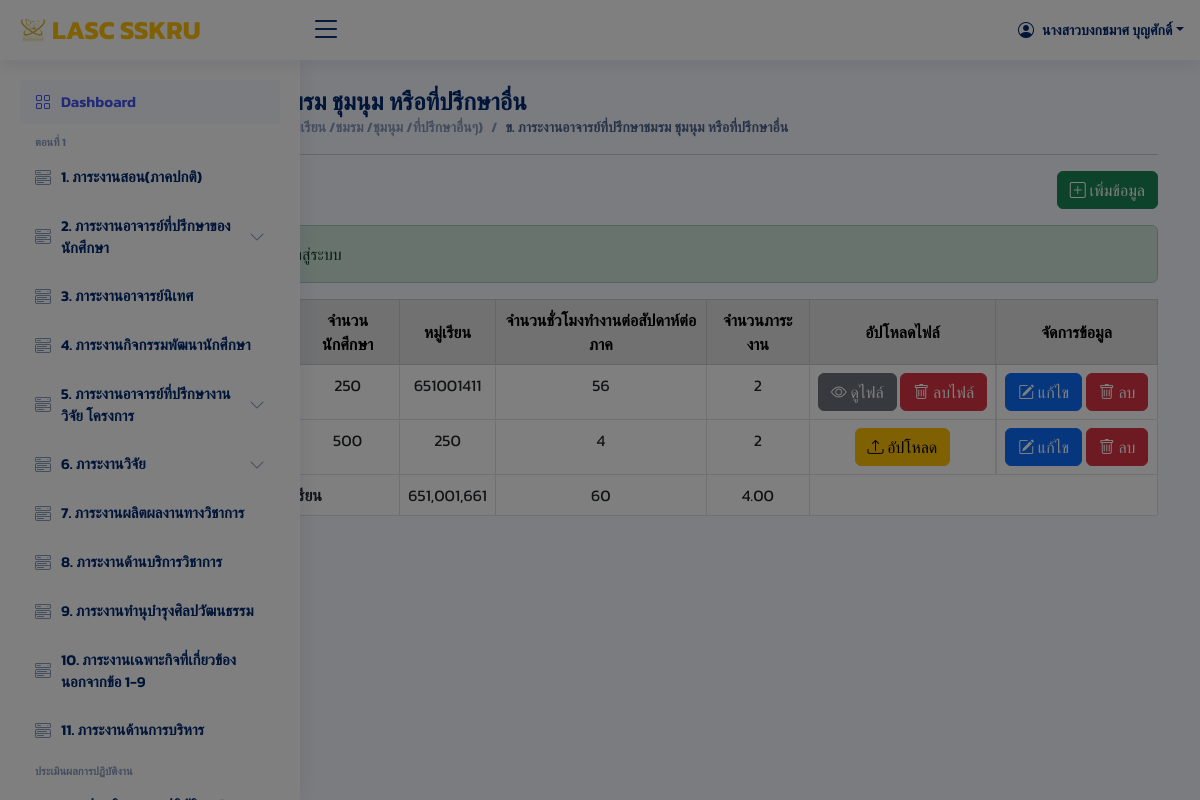
Page /index.php?page=1_2_b/index_1_2_b&upload=15 (signed in) on the committed database.
### tables this page shows
CREATE TABLE `users` (
  `userId` int(20) NOT NULL,
  `academic_rank` varchar(50) NOT NULL,
  `nametitle` varchar(50) NOT NULL,
  `firstname` varchar(50) NOT NULL,
  `lastname` varchar(50) NOT NULL,
  `branch` varchar(50) NOT NULL,
  `email` varchar(50) NOT NULL,
  `password` varchar(255) NOT NULL,
  `urole` varchar(50) NOT NULL,
  `isAdmin` tinyint(1) NOT NULL,
  `created_at` timestamp NOT NULL DEFAULT current_timestamp()
);

CREATE TABLE `personal_1_2_b` (
  `userId` varchar(50) NOT NULL,
  `id` int(20) NOT NULL,
  `term` int(1) NOT NULL,
  `year` int(4) NOT NULL,
  `club` varchar(50) NOT NULL,
  `level` varchar(50) NOT NULL,
  `amount_student` int(5) NOT NULL,
  `group_study` int(5) NOT NULL,
  `amount_time` int(5) NOT NULL,
  `amount_work` float NOT NULL,
  `file` varchar(50) NOT NULL
);

### 1_2_b/index_1_2_b.php (the view, shortened to what this page needs)
<?php
    require_once "config/db.php";
    $stmt = $conn->query("SELECT * FROM `term_year` where id = 1");
    $stmt->execute();
    $term_year = $stmt->fetch();
?>
<div class="container">
    <div class="pagetitle mt-3">
        <h1>ข. ภาระงานอาจารย์ที่ปรึกษาชมรม ชุมนุม หรือที่ปรึกษาอื่น</h1>
        <nav>
            <ol class="breadcrumb">
                <li class="breadcrumb-item">2. ภาระงานอาจารย์ที่ปรึกษาของนักศึกษา (ประจำหมู่เรียน /ชมรม /ชุมนุม /ที่ปรึกษาอื่นๆ)</li>
                <li class="breadcrumb-item active">ข. ภาระงานอาจารย์ที่ปรึกษาชมรม ชุมนุม หรือที่ปรึกษาอื่น</li>
            </ol>
        </nav>
    </div>
    <hr>
    <div class="d-flex justify-content-end ">
        <button class="btn btn-success mb-3" type="button" data-bs-toggle="modal" data-bs-target="#ExtralargeModal">
            <div class="icon d-flex">
                <i class="bi bi-plus-square"></i> &nbsp;
                <div class="label">เพิ่มข้อมูล</div>
            </div>
        </button>
    </div>
    <?php if (isset($_SESSION['success'])) { ?>
        <div class="alert alert-success" id="alert-success">
            <?php
                echo $_SESSION['success'];
            ?>
        </div>
    <?php } ?>
    <table class="table table-bordered text-center">
        <thead class="align-middle table-secondary">
            <tr>
                <th scope="col">ชื่อชมรม ชุมนุม หรือที่ปรึกษาอื่นๆ</th>
                <th scope="col">ระดับชั้น</th>
                <th scope="col">จำนวนนักศึกษา</th>
                <th scope="col">หมู่เรียน</th>
                <th scope="col">จำนวนชั่วโมงทำงานต่อสัปดาห์ต่อภาค</th>
                <th scope="col">จำนวนภาระงาน</th>
                <th scope="col">อัปโหลดไฟล์</th>
                <th scope="col">จัดการข้อมูล</th>
            </tr>
        </thead>
        <tbody>
            <?php
                $userId = $_SESSION['userId'];
                $term =  $term_year['term'];
                $year =  $term_year['year'];
                $stmt = $conn->query("SELECT*FROM personal_1_2_b WHERE userId = '$userId' AND term = '$term' AND year = '$year'");
                $stmt->execute();
                $personal = $stmt->fetchAll();
                $totalgroupStudy = 0.00;
                $totalAmountTime = 0.00;
                $totalAmountWork = 0.00;
                if (!$personal) {
                    echo " <tr><td colspan='8' class='text-center'>ไม่มีข้อมูล</td></tr>";
                } else {
                    foreach ($personal as $per) {
            ?>
                    <tr>
                        <td style="white-space: nowrap;"><?= $per['club']; ?></td>
                        <td><?= $per['level']; ?></td>
                        <td><?= $per['amount_student']; ?></td>
                        <td><?= $per['group_study']; ?></td>
                        <td><?= $per['amount_time']; ?></td>
                        <td><?= $per['amount_work']; ?></td>
                        <?php $totalgroupStudy += floatval($per['group_study']); ?>
                        <?php $totalAmountTime += floatval($per['amount_time']); ?>
                        <?php $totalAmountWork += floatval($per['amount_work']); ?>
                        <?php if ($per['file']) { ?>
                            <td style="white-space: nowrap;">
                                <a href="<?= "uploads/" . $per['file']; ?>" target="_blank" class="btn btn-secondary">
                                    <div class="icon d-flex">
                                        <i class="bi bi-eye"></i>&nbsp;
                                        <div class="label">ดูไฟล์</div>
                                    </div>
                                </a>
                                <a onclick="return confirm('ต้องการลบไฟล์หรือไม่')" href="?page=1_2_b/index_1_2_b&delete_file=<?= $per['id']; ?>" class="btn btn-danger">
                                    <div class="icon d-flex">
                                        <i class="bi bi-trash"></i>&nbsp;
                                        <div class="label">ลบไฟล์</div>
                                    </div>
                                </a>
                            </td>
                            <td class="d-flex justify-content-center">
                                <a href="?page=1_2_b/index_1_2_b&edit=<?= $per['id']; ?>" class="btn btn-primary">
                                    <div class="icon d-flex">
                                        <i class="bi bi-pencil-square"></i>&nbsp;
                                        <div class="label">แก้ไข</div>
                                    </div>
                                </a>&nbsp;
                                <a onclick="return confirm('คุณต้องการลบข้อมูลหรือไม่?'); " href="?page=1_2_b/index_1_2_b&delete=<?= $per['id'] ?>" class="btn btn-danger">
                                    <div class="icon d-flex">
                                        <i class="bi bi-trash"></i>&nbsp;
                                        <div class="label">ลบ</div>
                                    </div>
                                </a>
                            </td>
                        <?php } else { ?>
                            <td>
                                <a style="white-space: nowrap;" href="?page=1_2_b/index_1_2_b&upload=<?= $per['id']; ?>" class="btn btn-warning">
                                    <div class="icon d-flex">
                                        <i class="bi bi-upload"></i>&nbsp;
                                        <div class="label">อัปโหลด</div>
                                    </div>
                                </a>
                            </td>
                            <td class="d-flex justify-content-center">
                                <a href="?page=1_2_b/index_1_2_b&edit=<?= $per['id']; ?>" class="btn btn-primary">
                                    <div class="icon d-flex">
                                        <i class="bi bi-pencil-square"></i>&nbsp;
                                        <div class="label">แก้ไข</div>
                                    </div>
                                </a>&nbsp;
                                <a onclick="return confirm('คุณต้องการลบข้อมูลหรือไม่?'); " href="?page=1_2_b/index_1_2_b&delete=<?= $per['id'] ?>" class="btn btn-danger">
                                    <div class="icon d-flex">
                                        <i class="bi bi-trash"></i>&nbsp;
                                        <div class="label">ลบ</div>
                                    </div>
                                </a>
                            </td>
                        <?php } ?>
                    </tr>
            <?php } } ?>
                    <tr>
                        <th scope="row" colspan="3">รวมจำนวนภาระงานตลอดภาคเรียน</th>
                        <td><?= number_format($totalgroupStudy); ?></td>
                        <td><?= number_format($totalAmountTime); ?></td>
                        <td><?= number_format($totalAmountWork, 2); ?></td>
                        <td colspan="2"></td>
                    </tr>
        </tbody>
    </table>
</div>

### index.php (shortened to what this page needs)
<?php
  require_once 'config/db.php';
  $userId = $_SESSION['userId'];
  $stmt = $conn->prepare("SELECT * FROM users WHERE userId = :userId");
  $stmt->bindParam(':userId', $userId);
  $stmt->execute();
  $user = $stmt->fetch();
?>
<!DOCTYPE html>
<html lang="en">
<head>
  <link href="assets/vendor/bootstrap/css/bootstrap.min.css" rel="stylesheet">
  <link href="assets/vendor/bootstrap-icons/bootstrap-icons.css" rel="stylesheet">
  <link href="assets/vendor/boxicons/css/boxicons.min.css" rel="stylesheet">
  <link href="assets/vendor/quill/quill.snow.css" rel="stylesheet">
  <link href="assets/vendor/quill/quill.bubble.css" rel="stylesheet">
  <link href="assets/vendor/remixicon/remixicon.css" rel="stylesheet">
  <link href="assets/vendor/simple-datatables/style.css" rel="stylesheet">
  <link href="assets/css/style.css" rel="stylesheet">
</head>
<body>
  <header id="header" class="header fixed-top d-flex align-items-center">
    <div class="d-flex align-items-center justify-content-between">
      <a class="logo d-flex align-items-center">
        <img src="assets/img/logo_lasc.png" alt="โลโก้คณะ">
        <span class="d-none d-lg-block" style="color: #ffc107;">LASC SSKRU</span>
      </a>
      <i class="bi bi-list toggle-sidebar-btn"></i>
    </div>
    <nav class="header-nav ms-auto">
      <ul class="d-flex align-items-center">
        <li class="nav-item dropdown pe-3">
          <a class="nav-link nav-profile d-flex align-items-center pe-0" href="#" data-bs-toggle="dropdown">
            <i class="bi bi-person-circle"></i>
            <span class="d-none d-md-block dropdown-toggle ps-2"><?= $user['nametitle'] .  $user['firstname'] . ' ' . $user['lastname'] ?></span>
          </a>
        </li>
      </ul>
    </nav>
  </header>
  <aside id="sidebar" class="sidebar">
    <ul class="sidebar-nav" id="sidebar-nav">
      <li class="nav-item">
        <a class="nav-link " href="index.php?page=users/dashboard">
          <i class="bi bi-grid"></i>
          <span>Dashboard</span>
        </a>
      </li>
      <li class="nav-heading">ตอนที่ 1</li>
      <li class="nav-item">
        <a class="nav-link collapsed" href="index.php?page=1_1/index_1_1">
          <i class="bi bi-menu-button-wide"></i>
          <span>1. ภาระงานสอน(ภาคปกติ)</span>
        </a>
      </li>
      <li class="nav-item">
        <a class="nav-link collapsed" data-bs-target="#components-nav1" data-bs-toggle="collapse" href="#">
          <i class="bi bi-menu-button-wide"></i><span>2. ภาระงานอาจารย์ที่ปรึกษาของนักศึกษา</span><i class="bi bi-chevron-down ms-auto"></i>
        </a>
      </li>
      <li class="nav-item">
        <a class="nav-link collapsed" href="index.php?page=1_3/index_1_3">
          <i class="bi bi-menu-button-wide"></i><span>3. ภาระงานอาจารย์นิเทศ</span>
        </a>
      </li>
      <li class="nav-item">
        <a class="nav-link collapsed" href="index.php?page=1_4/index_1_4">
          <i class="bi bi-menu-button-wide"></i><span>4. ภาระงานกิจกรรมพัฒนานักศึกษา</span>
        </a>
      </li>
      <li class="nav-item">
        <a class="nav-link collapsed" data-bs-target="#components-nav2" data-bs-toggle="collapse" href="#">
          <i class="bi bi-menu-button-wide"></i><span>5. ภาระงานอาจารย์ที่ปรึกษางานวิจัย โครงการ</span><i class="bi bi-chevron-down ms-auto"></i>
        </a>
      </li>
      <li class="nav-item">
        <a class="nav-link collapsed" data-bs-target="#components-nav3" data-bs-toggle="collapse" href="#">
          <i class="bi bi-menu-button-wide"></i><span>6. ภาระงานวิจัย</span><i class="bi bi-chevron-down ms-auto"></i>
        </a>
      </li>
      <li class="nav-item">
        <a class="nav-link collapsed" href="index.php?page=1_7/index_1_7">
          <i class="bi bi-menu-button-wide"></i><span>7. ภาระงานผลิตผลงานทางวิชาการ</span>
        </a>
      </li>
      <li class="nav-item">
        <a class="nav-link collapsed" href="index.php?page=1_8/index_1_8">
          <i class="bi bi-menu-button-wide"></i><span>8. ภาระงานด้านบริการวิชาการ</span>
        </a>
      </li>
      <li class="nav-item">
        <a class="nav-link collapsed" href="index.php?page=1_9/index_1_9">
          <i class="bi bi-menu-button-wide"></i><span>9. ภาระงานทำนุบำรุงศิลปวัฒนธรรม</span>
        </a>
      </li>
      <li class="nav-item">
        <a class="nav-link collapsed" href="index.php?page=1_10/index_1_10">
          <i class="bi bi-menu-button-wide"></i><span>10. ภาระงานเฉพาะกิจที่เกี่ยวข้อง นอกจากข้อ 1-9</span>
        </a>
      </li>
      <li class="nav-item">
        <a class="nav-link collapsed" href="index.php?page=1_11/index_1_11">
          <i class="bi bi-menu-button-wide"></i><span>11. ภาระงานด้านการบริหาร</span>
        </a>
      </li>
      <li class="nav-heading">ประเมินผลการปฏิบัติงาน</li>
      <li class="nav-item">
        <a class="nav-link collapsed" href="index.php?page=3/index_3">
          <i class="bi bi-menu-button-wide"></i><span>แบบประเมินผลการปฏิบัติงาน(สายวิชาการ)</span>
        </a>
      </li>
  </aside>
  <main>
    <br>
    <br>
    <br>
    <?php
      $page = $_GET['page'];
      include $page . ('.php');
    ?>
  </main>
</body>
</html>

### assets/css/style.css (style rules this page uses)
:root { scroll-behavior: smooth; }
body { font-family: 'Kanit', sans-serif; background: #f6f9ff; color: #444444; }
a { color: #4154f1; text-decoration: none; }
h1, h2, h3, h4, h5, h6 { font-family: 'Kanit', sans-serif; }
.pagetitle { margin-bottom: 10px; }
.pagetitle h1 { font-size: 24px; margin-bottom: 0; font-weight: 600; color: #012970; }
.breadcrumb { font-size: 14px; font-family: 'Kanit', sans-serif; color: #899bbd; font-weight: 600; }
.breadcrumb .breadcrumb-item::before { color: #899bbd; }
.breadcrumb .active { color: #51678f; font-weight: 600; }
.logo { line-height: 1; }
@media (min-width: 1200px) { .logo { width: 280px; } }
.logo img { max-height: 26px; margin-right: 6px; }
.logo span { font-size: 26px; font-weight: 700; font-family: 'Kanit', sans-serif; }
.header { transition: all 0.5s; z-index: 997; height: 60px; box-shadow: 0px 2px 20px rgba(1, 41, 112, 0.1); background-color: #fff; padding-left: 20px; }
.header .toggle-sidebar-btn { font-size: 32px; padding-left: 10px; cursor: pointer; color: #012970; }
.header-nav ul { list-style: none; }
.header-nav>ul { margin: 0; padding: 0; }
.header-nav .nav-profile { color: #012970; }
.header-nav .nav-profile span { font-size: 14px; font-weight: 600; }
.sidebar { position: fixed; top: 60px; left: 0; bottom: 0; width: 300px; z-index: 996; transition: all 0.3s; padding: 20px; overflow-y: auto; scrollbar-width: thin; scrollbar-color: #aab7cf transparent; box-shadow: 0px 0px 20px rgba(1, 41, 112, 0.1); background-color: #fff; }
.sidebar-nav { padding: 0; margin: 0; list-style: none; }
.sidebar-nav li { padding: 0; margin: 0; list-style: none; }
.sidebar-nav .nav-item { margin-bottom: 5px; }
.sidebar-nav .nav-heading { font-size: 11px; text-transform: uppercase; color: #899bbd; font-weight: 600; margin: 10px 0 5px 15px; }
.sidebar-nav .nav-link { display: flex; align-items: center; font-size: 15px; font-weight: 600; color: #4154f1; transition: 0.3; background: #f6f9ff; padding: 10px 15px; border-radius: 4px; }
.sidebar-nav .nav-link i { font-size: 16px; margin-right: 10px; color: #4154f1; }
.sidebar-nav .nav-link.collapsed { color: #012970; background: #fff; }
.sidebar-nav .nav-link.collapsed i { color: #899bbd; }
.sidebar-nav .nav-link .bi-chevron-down { margin-right: 0; transition: transform 0.2s ease-in-out; }

### rows in the picture
users: nametitle "นางสาว", firstname "บงกชมาศ", lastname "บุญศักดิ์"
personal_1_2_b: amount_student "250", group_study "651001411", amount_time "56", amount_work "2"
personal_1_2_b: amount_student "500", group_study "250", amount_time "4", amount_work "2"

### other values in the picture
$_SESSION['success'] "เพื่อเข้าสู่ระบบ"
$totalgroupStudy "651,001,661"
$totalAmountTime "60"
$totalAmountWork "4.00"
